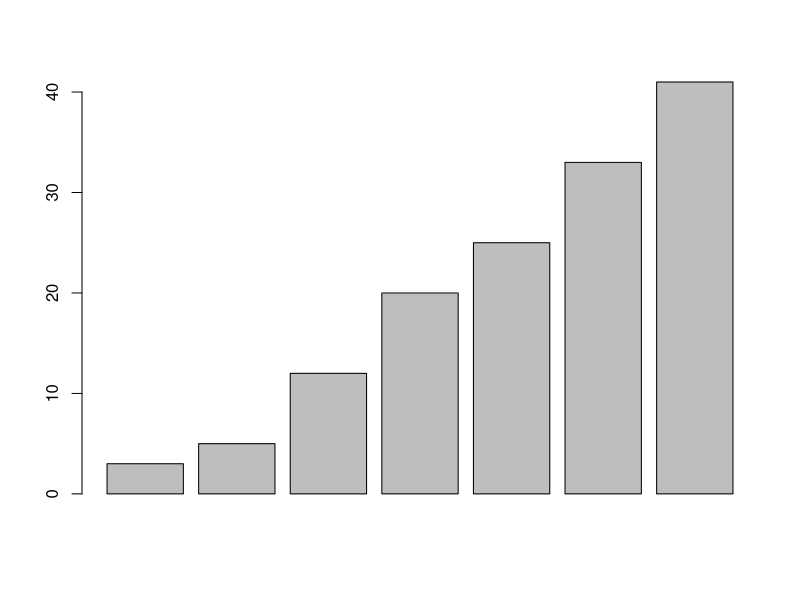
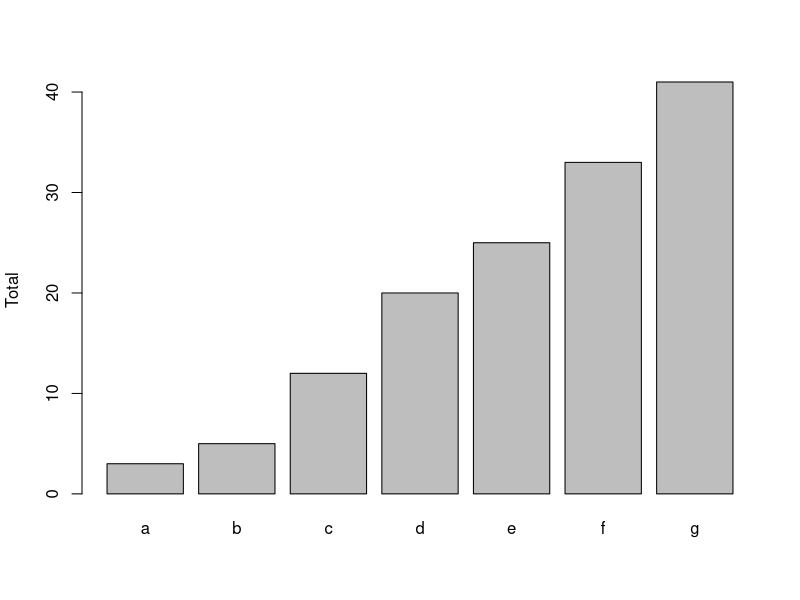
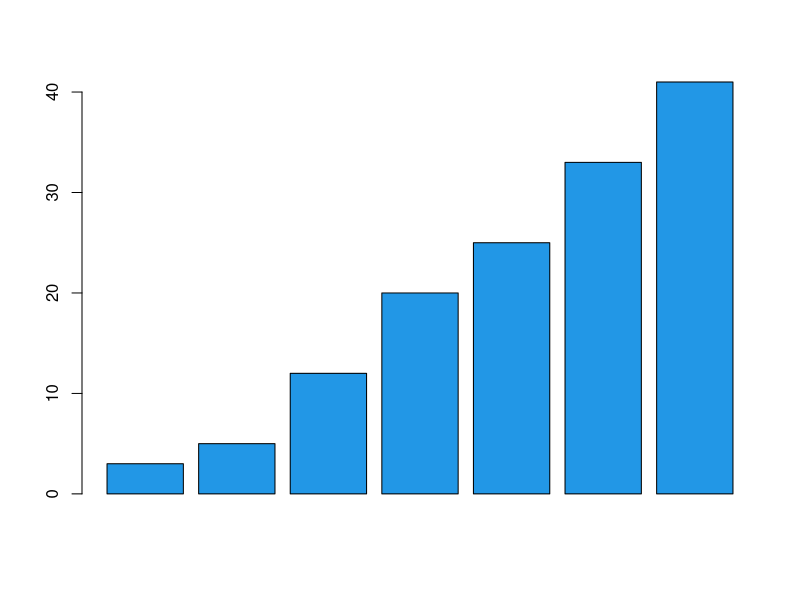
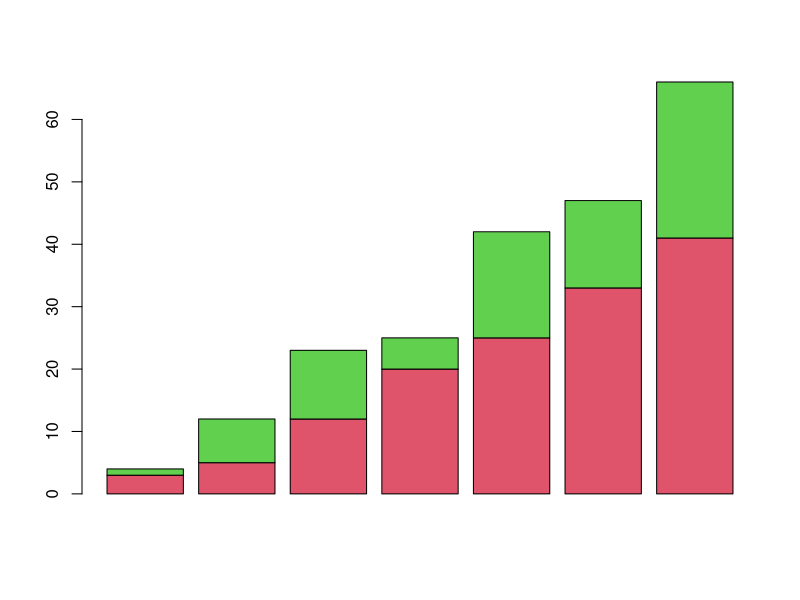

The R source for these figures, in order:
# Define data
x <- c(3,5,12,20,25,33,41)
y <- c(1,7,11,5,17,14,25)

# Graph cars
barplot(x)
barplot(x, names.arg = letters[1:7], ylab = 'Total')
barplot(x, col=4)

# Combining data
xyData <- data.frame(x,y)
barplot(t(xyData), col=c(2,3))
